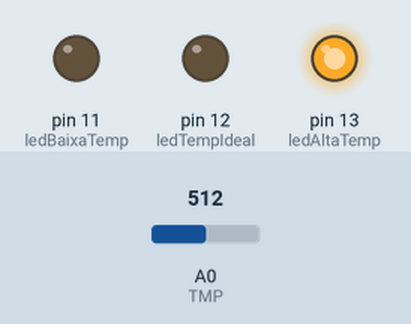
The sketch below on a simulated Arduino Uno, built with avr-gcc and run on an emulated ATmega328P. On the bench: output pins drawn as LEDs (lit = HIGH). The test bench sets the inputs (shaded band); at power-on: A0 (TMP) = 512.

Above: at 1.2 s.
1.3 s: A0 (TMP) set to 174
2.8 s: A0 (TMP) set to 152
At 3.2 s:
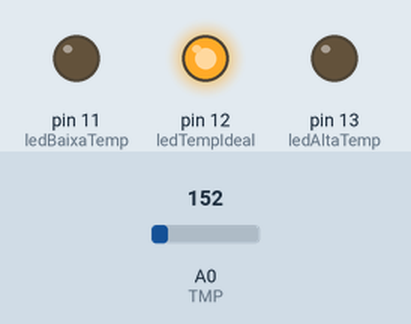
4.3 s: A0 (TMP) set to 122
At 5.6 s:
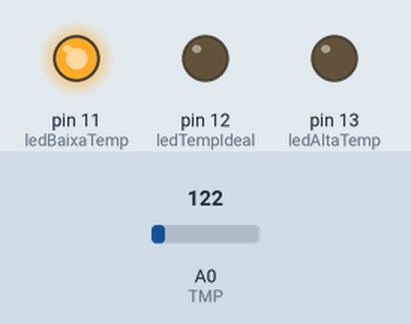
5.9 s: A0 (TMP) set to 306
At 6.9 s:
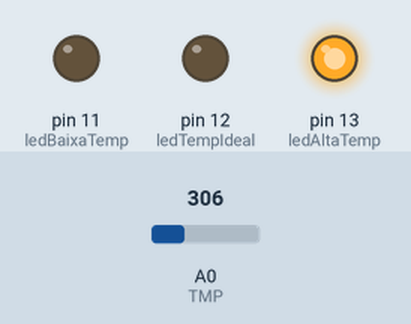
7.5 s: A0 (TMP) set to 18
At 8.2 s:
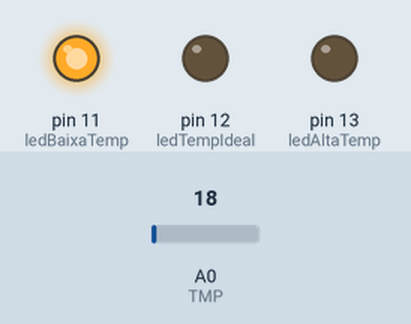
Timing chart, 0 to 10.1 s (numbered marks = the images above; inputs shaded):
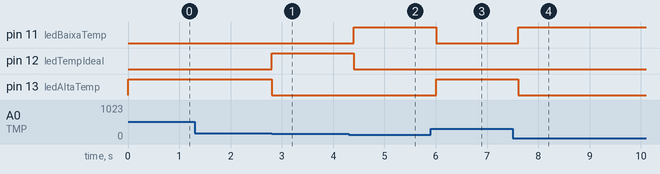

Measured:
- the behaviour switches between 162 and 161 on A0 (TMP) (found by bisection; images 0 and 1)
- after the input at 1.3 s, every drawn part: stays the same
- after the input at 2.8 s, pin 12 (ledTempIdeal): LOW → HIGH at once; pin 13 (ledAltaTemp): HIGH → LOW at once
- after the input at 4.3 s, pin 11 (ledBaixaTemp): LOW → HIGH after 0.10 s; pin 12 (ledTempIdeal): HIGH → LOW after 0.10 s
- after the input at 5.9 s, pin 11 (ledBaixaTemp): HIGH → LOW after 0.11 s; pin 13 (ledAltaTemp): LOW → HIGH after 0.11 s
- after the input at 7.5 s, pin 11 (ledBaixaTemp): LOW → HIGH after 0.11 s; pin 13 (ledAltaTemp): HIGH → LOW after 0.11 s

The sketch:

Temperaturas.ino
```cpp
int ledAltaTemp  = 13; // Define a saída digital 13 como "ledAltaTemp"
int ledTempIdeal  = 12; // Define a saída digital 12 como "ledTempIdeal"
int ledBaixaTemp  = 11; // Define a saída digital 11 como "ledBaixaTemp"
int TMP = 0; // Define a saída analógica 0 como "TMP"

float temperatura = 0; // atribui um valor flutuante a temperatura

void setup(){
  pinMode(ledAltaTemp ,OUTPUT); // Define o "ledAltaTemp" como uma saída
  pinMode(ledTempIdeal ,OUTPUT); // Define o "ledTempIdeal" como uma saída
  pinMode(ledBaixaTemp ,OUTPUT); // Define o "ledBaixaTemp" como uma saída
}
void loop()
{
  temperatura = map(analogRead(TMP),0,1023,-50,450); // Calculo para transformar a temperatura em celsius
  if (temperatura < 20) { // Se a temperatura for maior que 20
    digitalWrite(ledBaixaTemp, HIGH); // Esse LED liga
    digitalWrite(ledTempIdeal, LOW);
    digitalWrite(ledAltaTemp, LOW);
  } else if (temperatura >= 20 && temperatura <= 28) { // Se for maior ou igual a 20 e maior ou igual a 28
    digitalWrite(ledBaixaTemp, LOW);
    digitalWrite(ledTempIdeal, HIGH); // Esse LED liga
    digitalWrite(ledAltaTemp, LOW);
  } else { // Se não
    digitalWrite(ledBaixaTemp, LOW);
    digitalWrite(ledTempIdeal, LOW);
    digitalWrite(ledAltaTemp, HIGH); // Esse LED liga
  }

  delay(200); // Aguardar 0.2 segundo antes de fazer nova leitura
}
```
